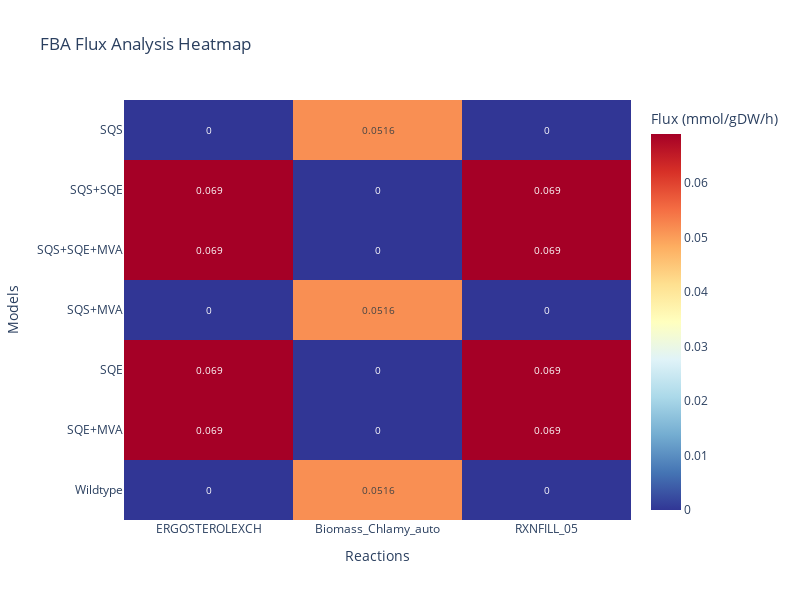

Notebook source saved alongside this figure:
### Markdown cell above
### Results

### Code cell
import pandas as pd
import plotly.express as px
import plotly.graph_objects as go

# Define target reactions for heatmap
target_reactions = [
    RxnID.EXCHERG.value,
    RxnID.BIOMASS.value,
    RxnID.ERG.value
]

# Create data for heatmap
heatmap_data = []
model_names = []
flux_matrix = []

for model_name, fba_result in fba.items():
    model_names.append(model_name)
    flux_row = []
    
    for rxn_id in target_reactions:
        # Get flux value, default to 0 if reaction not found
        if rxn_id in fba_result.fluxes.index:
            flux_value = fba_result.fluxes[rxn_id]
        else:
            flux_value = 0.0
        flux_row.append(flux_value)
    
    flux_matrix.append(flux_row)

# Create DataFrame for easier handling
df_heatmap = pd.DataFrame(
    flux_matrix, 
    index=model_names, 
    columns=target_reactions
)

print("FBA Flux Heatmap Data:")
print(df_heatmap)

# Create heatmap using Plotly
fig = go.Figure(data=go.Heatmap(
    z=df_heatmap.values,
    x=target_reactions,
    y=model_names,
    colorscale='RdYlBu_r',  # Red-Yellow-Blue reversed (red=high, blue=low)
    text=df_heatmap.values.round(4),  # Show values on cells
    texttemplate="%{text}",
    textfont={"size": 10},
    colorbar=dict(title="Flux (mmol/gDW/h)")
))

fig.update_layout(
    title="FBA Flux Analysis Heatmap",
    xaxis_title="Reactions",
    yaxis_title="Models",
    width=800,
    height=600,
    font=dict(size=12)
)

fig.show()

### Figure 1 — Plotly figure (JSON) as saved in the notebook; plotly's stock layout.template omitted (floating-point values rounded to 4 significant figures)
{"data": [{"colorbar": {"title": {"text": "Flux (mmol/gDW/h)"}}, "colorscale": [[0, "rgb(49,54,149)"], [0.1, "rgb(69,117,180)"], [0.2, "rgb(116,173,209)"], [0.3, "rgb(171,217,233)"], [0.4, "rgb(224,243,248)"], [0.5, "rgb(255,255,191)"], [0.6, "rgb(254,224,144)"], [0.7, "rgb(253,174,97)"], [0.8, "rgb(244,109,67)"], [0.9, "rgb(215,48,39)"], [1, "rgb(165,0,38)"]], "text": [[0.0, 0.0516, 0.0], [0.069, 0.0, 0.069], [0.069, -0.0, 0.069], [-0.0, 0.0516, -0.0], [0.069, 0.0, 0.069], [0.069, 0.0, 0.069], [0.0, 0.0516, 0.0]], "textfont": {"size": 10}, "texttemplate": "%{text}", "type": "heatmap", "x": ["ERGOSTEROLEXCH", "Biomass_Chlamy_auto", "RXNFILL_05"], "y": ["Wildtype", "SQE+MVA", "SQE", "SQS+MVA", "SQS+SQE+MVA", "SQS+SQE", "SQS"], "z": [[7.091e-15, 0.05158, 7.096e-15], [0.06897, 0.0, 0.06897], [0.06897, -1.842e-15, 0.06897], [-1.17e-14, 0.05158, -1.17e-14], [0.06897, 0.0, 0.06897], [0.06897, 0.0, 0.06897], [1.719e-14, 0.05158, 1.719e-14]]}], "layout": {"font": {"size": 12}, "height": 600, "title": {"text": "FBA Flux Analysis Heatmap"}, "width": 800, "xaxis": {"title": {"text": "Reactions"}}, "yaxis": {"title": {"text": "Models"}}}}
